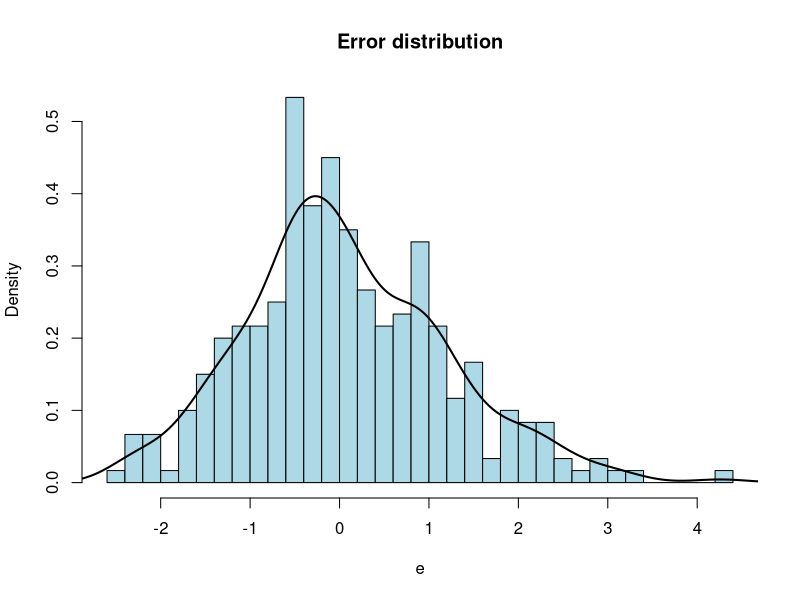

Generate this figure with R: (Note: this script raises an error after producing the figure.)
## ---- chunk 1
knitr::opts_chunk$set(fig.width=10, fig.height=5)
## ---- chunk 2
library(glmnet)
library(quantmod)
n = 300
p = 50
x = matrix(rnorm(n*p), n, p)
mu = function(x) x[1] + x[2]
e = ifelse(runif(n) < 0.5, -abs(rnorm(n)), abs(rt(n, df=3)))
y = apply(x, 1, mu) + e

# Histogram of error distribution: skewed, and heavy-tailed on one side
hist(e, breaks=40, col="lightblue", main="Error distribution", prob=TRUE)
lines(density(e), lwd=2)

# Run CV for usual lasso, and quantile lasso
tau = c(0.1, 0.3, 0.5, 0.7, 0.9)
glmnet_obj = cv.glmnet(x, y, nfolds=5)
quant_obj = cv_quantile_lasso(x, y, tau=tau, nlambda=30, nfolds=5, verbose=TRUE, sort=TRUE)
plot(glmnet_obj)
plot(quant_obj)

# Refit quantile lasso at more quantile levels
tau_new = c(0.01, 0.025, seq(0.05, 0.95, by=0.05), 0.975, 0.99) 
refit_obj = refit_quantile_lasso(quant_obj, x, y, tau_new, verbose=TRUE)

# Generate test data 
n0 = 100
x0 = matrix(rnorm(n0*p), n0, p)
e0 = ifelse(runif(n0) < 0.5, -abs(rnorm(n0)), abs(rt(n0, df=3)))
y0 = apply(x0, 1, mu) + e0

# Predicted quantiles at test points 
qtrue = outer(apply(x0, 1, mu), ifelse(tau_new < 0.5, qnorm(tau_new), qt(tau_new, df=3)), "+")
qpred1 = outer(as.numeric(predict(glmnet_obj, x0)), qnorm(tau_new), "+")
qpred2_init = predict(quant_obj, x0, sort=TRUE)
qpred2 = quantile_extrapolate(tau, qpred2_init, tau_new, qfun_left=qnorm, qfun_right=qnorm)
qpred3 = predict(refit_obj, x0, sort=TRUE)

par(mfrow=c(1,3))
for (i in 1:9) {
  plot(tau_new, qtrue[i,], type="o", ylim=range(qtrue, qpred1, qpred2, qpred3), ylab="Quantile")
  lines(tau_new, qpred1[i,], col=2, pch=20, type="o")
  lines(tau_new, qpred2[i,], col=3, pch=20, type="o")
  lines(tau_new, qpred3[i,], col=4, pch=20, type="o")
  legend("topleft", legend=c("True", "Lasso", "QLasso (extrap)", "QLasso (refit)"), 
         col=1:4, pch=c(21,20,20,20))
}

# Construct array of predicted quantiles
qarr = array(NA, dim=c(n0,3,length(tau_new)))
qarr[,1,] = qpred1
qarr[,2,] = qpred2
qarr[,3,] = qpred3

# Standard stacking: one weight per ensemble member
st_obj1 = quantile_ensemble(qarr, y0, tau_new, verbose=TRUE)
st_obj1$alpha

# Flexible stacking: one weight per ensemble member, per quantile level
st_obj2 = quantile_ensemble(qarr, y0, tau_new, tau_groups=1:length(tau_new), verbose=TRUE)
st_obj2$alpha

# Somewhere in the middle: group the extreme 3 quantiles together on either tail, and the middle 
st_obj3 = quantile_ensemble(qarr, y0, tau_new, tau_groups=c(rep(1,3),rep(2,17),rep(3,3)), verbose=TRUE)
st_obj3$alpha
